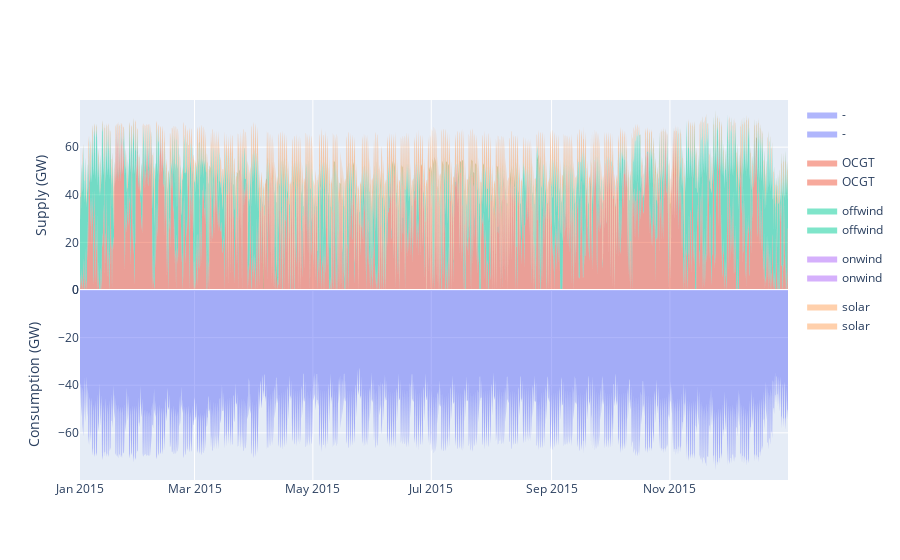

The notebook cell saved with this chart:
### Markdown cell above
Let's test it:

### Code cell
plot_dispatch(n)

### Figure 1 — Plotly figure (JSON) as saved in the notebook; plotly's stock layout.template omitted (floating-point values rounded to 4 significant figures; data arrays with more than 128 entries replaced by an {"elided": "..."} marker saying what was removed)
{"data": [{"fillpattern": {"shape": ""}, "hovertemplate": "carrier=-<br>snapshot=%{x}<br>GW=%{y}<extra></extra>", "legendgroup": "-", "line": {"color": "#636efa", "width": 0}, "marker": {"symbol": "circle"}, "mode": "lines", "name": "-", "orientation": "v", "showlegend": true, "stackgroup": "1", "type": "scatter", "x": {"elided": "2190 str values"}, "xaxis": "x", "y": {"elided": "2190 int values"}, "yaxis": "y"}, {"fillpattern": {"shape": ""}, "hovertemplate": "carrier=OCGT<br>snapshot=%{x}<br>GW=%{y}<extra></extra>", "legendgroup": "OCGT", "line": {"color": "#EF553B", "width": 0}, "marker": {"symbol": "circle"}, "mode": "lines", "name": "OCGT", "orientation": "v", "showlegend": true, "stackgroup": "1", "type": "scatter", "x": {"elided": "2190 str values"}, "xaxis": "x", "y": {"elided": "2190 float values"}, "yaxis": "y"}, {"fillpattern": {"shape": ""}, "hovertemplate": "carrier=offwind<br>snapshot=%{x}<br>GW=%{y}<extra></extra>", "legendgroup": "offwind", "line": {"color": "#00cc96", "width": 0}, "marker": {"symbol": "circle"}, "mode": "lines", "name": "offwind", "orientation": "v", "showlegend": true, "stackgroup": "1", "type": "scatter", "x": {"elided": "2190 str values"}, "xaxis": "x", "y": {"elided": "2190 float values"}, "yaxis": "y"}, {"fillpattern": {"shape": ""}, "hovertemplate": "carrier=onwind<br>snapshot=%{x}<br>GW=%{y}<extra></extra>", "legendgroup": "onwind", "line": {"color": "#ab63fa", "width": 0}, "marker": {"symbol": "circle"}, "mode": "lines", "name": "onwind", "orientation": "v", "showlegend": true, "stackgroup": "1", "type": "scatter", "x": {"elided": "2190 str values"}, "xaxis": "x", "y": {"elided": "2190 int values"}, "yaxis": "y"}, {"fillpattern": {"shape": ""}, "hovertemplate": "carrier=solar<br>snapshot=%{x}<br>GW=%{y}<extra></extra>", "legendgroup": "solar", "line": {"color": "#FFA15A", "width": 0}, "marker": {"symbol": "circle"}, "mode": "lines", "name": "solar", "orientation": "v", "showlegend": true, "stackgroup": "1", "type": "scatter", "x": {"elided": "2190 str values"}, "xaxis": "x", "y": {"elided": "2190 float values"}, "yaxis": "y"}, {"fillpattern": {"shape": ""}, "hovertemplate": "carrier=-<br>snapshot=%{x}<br>GW=%{y}<extra></extra>", "legendgroup": "-", "line": {"color": "#636efa", "width": 0}, "marker": {"symbol": "circle"}, "mode": "lines", "name": "-", "orientation": "v", "showlegend": true, "stackgroup": "1", "type": "scatter", "x": {"elided": "2190 str values"}, "xaxis": "x2", "y": {"elided": "2190 float values"}, "yaxis": "y2"}, {"fillpattern": {"shape": ""}, "hovertemplate": "carrier=OCGT<br>snapshot=%{x}<br>GW=%{y}<extra></extra>", "legendgroup": "OCGT", "line": {"color": "#EF553B", "width": 0}, "marker": {"symbol": "circle"}, "mode": "lines", "name": "OCGT", "orientation": "v", "showlegend": true, "stackgroup": "1", "type": "scatter", "x": {"elided": "2190 str values"}, "xaxis": "x2", "y": {"elided": "2190 int values"}, "yaxis": "y2"}, {"fillpattern": {"shape": ""}, "hovertemplate": "carrier=offwind<br>snapshot=%{x}<br>GW=%{y}<extra></extra>", "legendgroup": "offwind", "line": {"color": "#00cc96", "width": 0}, "marker": {"symbol": "circle"}, "mode": "lines", "name": "offwind", "orientation": "v", "showlegend": true, "stackgroup": "1", "type": "scatter", "x": {"elided": "2190 str values"}, "xaxis": "x2", "y": {"elided": "2190 int values"}, "yaxis": "y2"}, {"fillpattern": {"shape": ""}, "hovertemplate": "carrier=onwind<br>snapshot=%{x}<br>GW=%{y}<extra></extra>", "legendgroup": "onwind", "line": {"color": "#ab63fa", "width": 0}, "marker": {"symbol": "circle"}, "mode": "lines", "name": "onwind", "orientation": "v", "showlegend": true, "stackgroup": "1", "type": "scatter", "x": {"elided": "2190 str values"}, "xaxis": "x2", "y": {"elided": "2190 int values"}, "yaxis": "y2"}, {"fillpattern": {"shape": ""}, "hovertemplate": "carrier=solar<br>snapshot=%{x}<br>GW=%{y}<extra></extra>", "legendgroup": "solar", "line": {"color": "#FFA15A", "width": 0}, "marker": {"symbol": "circle"}, "mode": "lines", "name": "solar", "orientation": "v", "showlegend": true, "stackgroup": "1", "type": "scatter", "x": {"elided": "2190 str values"}, "xaxis": "x2", "y": {"elided": "2190 int values"}, "yaxis": "y2"}], "layout": {"xaxis": {"anchor": "y", "domain": [0, 1], "matches": "x2", "showticklabels": false}, "xaxis2": {"anchor": "y2", "domain": [0, 1]}, "yaxis": {"anchor": "x", "domain": [0.5, 1], "title": {"text": "Supply (GW)"}}, "yaxis2": {"anchor": "x2", "domain": [0, 0.5], "title": {"text": "Consumption (GW)"}}}}
